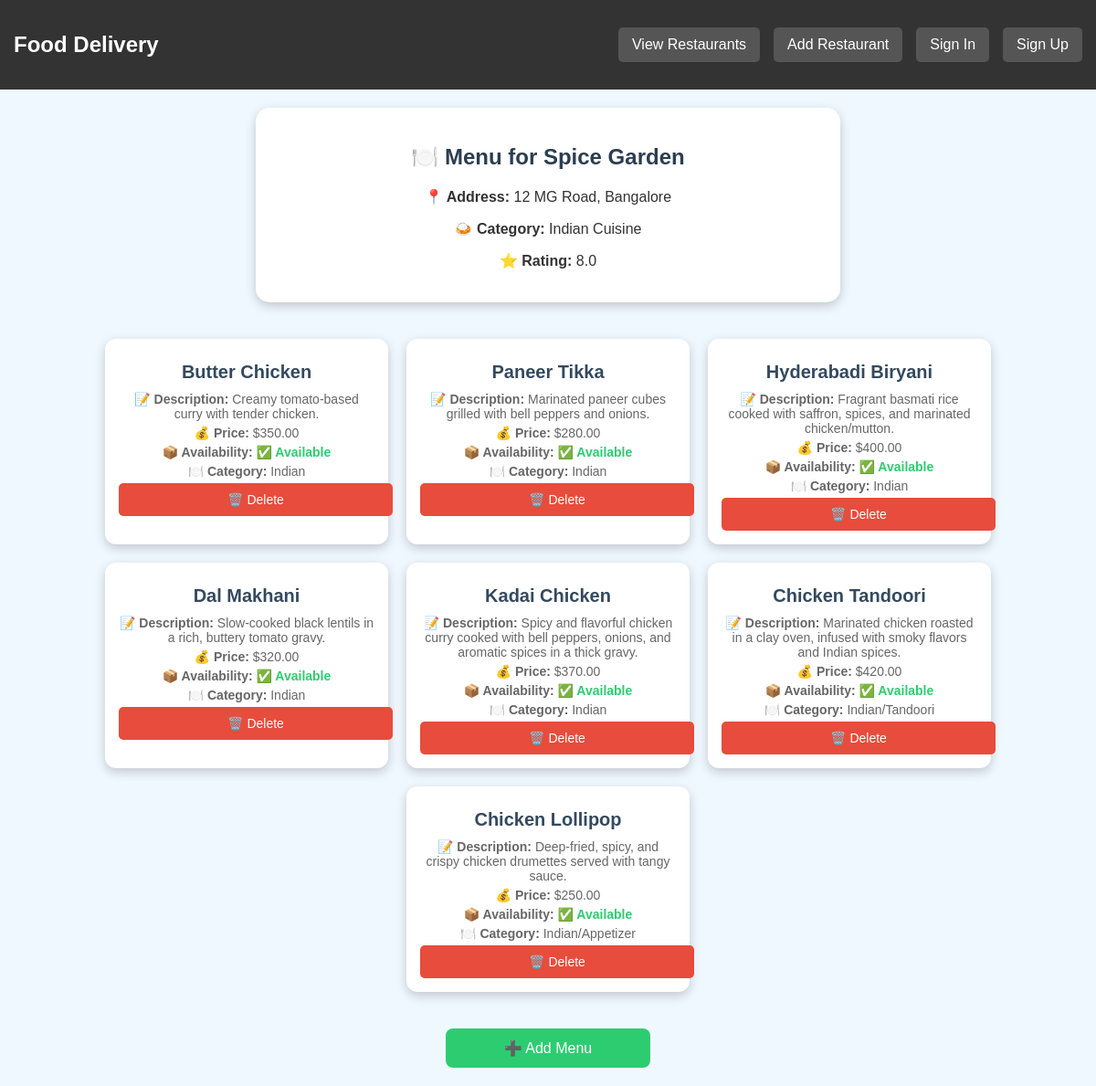
Screenshot of /view_menu/12/ with the database file from the repository.
### delivery/models.py (models this page shows, shortened)
class Restaurants(models.Model):
        Res_name = models.CharField(max_length=100)
        Food_cat = models.CharField(max_length=200)
        rating = models.FloatField()
        img = models.URLField(default ="")
        address = models.CharField(max_length=100)

class Menu(models.Model):
     res = models.ForeignKey(
          Restaurants,
          on_delete=models.CASCADE
     )
     item_name = models.CharField(max_length=100)
     description = models.TextField(blank=True, null=True)
     price = models.DecimalField(max_digits=6,decimal_places=2)
     is_available = models.BooleanField(default=True)
     category = models.CharField(max_length=50)

### delivery/views.py (the view)
# urls.py: path('view_menu/<int:id>/',views.view_menu,name='view_menu'),
def view_menu(request, id):
    res = Restaurants.objects.get(pk=id)
    menu = Menu.objects.filter(res=res)
    return render(request, 'delivery/menu.html', {'res':res, 'menu':menu})

### delivery/templates/delivery/menu.html (shortened to what this page needs)
{% extends "delivery/base.html" %}
{% block content %}
<html>
<head>
</head>
<body>
    <div class="restaurant-info">
        <h2>🍽️ Menu for {{ res.Res_name }}</h2>
        <p><strong>📍 Address:</strong> {{ res.address }}</p>
        <p><strong>🍛 Category:</strong> {{ res.Food_cat }}</p>
        <p><strong>⭐ Rating:</strong> {{ res.rating }}</p>
    </div>
    <div class="menu-container">
        {% for item in menu %}
        <div class="menu-item">
            <h3>{{ item.item_name }}</h3>
            <p><strong>📝 Description:</strong> {{ item.description }}</p>
            <p><strong>💰 Price:</strong> ${{ item.price }}</p>
            <p><strong>📦 Availability:</strong>
                <span class="{% if item.is_available %}available{% else %}not-available{% endif %}">
                    {% if item.is_available %}✅ Available{% else %}❌ Not Available{% endif %}
                </span>
            </p>
            <p><strong>🍽️ Category:</strong> {{ item.category }}</p>
            <a href="{}" onclick="return confirm('Are you sure you want to delete this item?');" class="delete-btn">
                🗑️ Delete
            </a>
        </div>
        {% empty %}
        <p>No menu items available.</p>
        {% endfor %}
    </div>
    <a href="{% url 'delivery:add_menu' res.id %}" class="add-menu-btn">➕ Add Menu</a>
</body>
</html>
{% endblock %}

### delivery/templates/delivery/base.html (shortened to what this page needs)
<!DOCTYPE html>
<html lang="en">
  <head>
  </head>
<body>
    <nav>
      <h2 style="color: white">Food Delivery</h2>
      <div class="nav-links">
        <a href="{% url 'delivery:display_res' %}">View Restaurants</a>
        <a href="{% url 'delivery:add_res' %}">Add Restaurant</a>
        <a href="{% url 'delivery:sign_in' %}">Sign In</a>
        <a href="{% url 'delivery:sign_up' %}">Sign Up</a>
      </div>
    </nav>
    {% block content %} {% endblock %}
  </body>
</html>

### delivery/templates/delivery/base.html (style rules this page uses)
nav { background-color: #333; padding: 15px; display: flex; justify-content: space-between; align-items: center; }
.nav-links { display: flex; gap: 15px; }
.nav-links a { text-decoration: none; color: white; padding: 10px 15px; background-color: #555; border-radius: 5px; }

### delivery/templates/delivery/menu.html (style rules this page uses)
body { font-family: 'Poppins', sans-serif; background-color: #f0f8ff; color: #333; margin: 0; padding: 0; text-align: center; }
.restaurant-info { background: #ffffff; padding: 20px; border-radius: 15px; box-shadow: 0px 4px 12px rgba(0, 0, 0, 0.2); margin: 20px auto; max-width: 600px; }
.restaurant-info h2 { color: #2c3e50; }
.menu-container { display: flex; flex-wrap: wrap; justify-content: center; gap: 20px; padding: 20px; max-width: 1200px; margin: auto; }
.menu-item { background: #ffffff; padding: 15px; border-radius: 12px; box-shadow: 0px 4px 12px rgba(0, 0, 0, 0.2); text-align: center; transition: transform 0.3s ease, box-shadow 0.3s ease; width: 280px; }
.menu-item h3 { margin: 10px 0; font-size: 20px; color: #34495e; }
.menu-item p { margin: 5px 0; color: #666; font-size: 14px; }
.delete-btn, .add-menu-btn { display: block; width: 100%; padding: 10px; text-align: center; border: none; border-radius: 5px; font-size: 14px; cursor: pointer; transition: background 0.3s ease; text-decoration: none; color: white; }
.delete-btn { background-color: #e74c3c; }
.add-menu-btn { background: #2ecc71; width: 200px; margin: 20px auto; padding: 12px; font-size: 16px; border-radius: 8px; }
.available { color: #2ecc71; font-weight: bold; }

### rows the page displays
Restaurants: Res_name "Spice Garden", address "12 MG Road, Bangalore", Food_cat "Indian Cuisine", rating "8.0"
Menu: item_name "Butter Chicken", description "Creamy tomato-based curry with tender chicken.", price "350.00", is_available "✅ Available", category "Indian"
Menu: item_name "Paneer Tikka", description "Marinated paneer cubes grilled with bell peppers and onions.", price "280.00", is_available "✅ Available", category "Indian"
Menu: item_name "Hyderabadi Biryani", description "Fragrant basmati rice cooked with saffron, spices, and marinated chicken/mutton.", price "400.00", is_available "✅ Available", category "Indian"
Menu: item_name "Dal Makhani", description "Slow-cooked black lentils in a rich, buttery tomato gravy.", price "320.00", is_available "✅ Available", category "Indian"
Menu: item_name "Kadai Chicken", description "Spicy and flavorful chicken curry cooked with bell peppers, onions, and aromatic spices in a thick gravy.", price "370.00", is_available "✅ Available", category "Indian"
Menu: item_name "Chicken Tandoori", description "Marinated chicken roasted in a clay oven, infused with smoky flavors and Indian spices.", price "420.00", is_available "✅ Available", category "Indian/Tandoori"
Menu: item_name "Chicken Lollipop", description "Deep-fried, spicy, and crispy chicken drumettes served with tangy sauce.", price "250.00", is_available "✅ Available", category "Indian/Appetizer"
